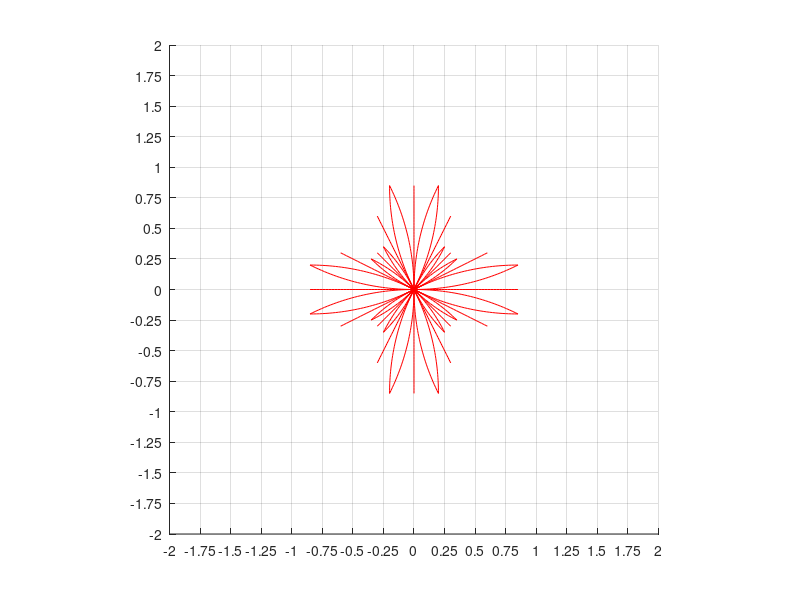

The MATLAB script that drew this image:
function[] = genmprim_unicycle_circular_non_uniform (outfilename)

# Usage:
#        $ octave genmprim.m

% Generates circular motion primitives with min turning radius and saves them into a file.
% For each angle from the list_of_angles array generates a set of 4 forward moving motion primitives 
% and 4 symmetric backward moving motion primitives. 
%
% This function takes one optional argument - 'outfilename', which specifies
% the location of the output file where motion primitives data is saved.
% If this argiment is omitted, the file name is hardcoded.
%
% The script builds the following types of motion primitives with unique ids for each
% angle from the list_of_angles array:
%
% if has_turn_in_place_prims == 0
%
% 1  -  short forward
% 2  -  long forward
% 3  -  forward and turn left
% 4  -  forward and turn right
% 5  -  short backward
% 6  -  long backward
% 7  -  backward and turn left
% 8  -  backward and turn right
%
% if has_turn_in_place_prims == 1
%
% 1  -  short forward
% 2  -  long forward
% 3  -  forward and turn left
% 4  -  forward and turn right
% 5 -   turn in place forward
% 6  -  short backward
% 7  -  long backward
% 8  -  backward and turn left
% 9  -  backward and turn right
% 10 -  turn in place backward
%
%
% Configurarion parameters:
%   resolution                      grid resolution
%   errmin                          max acceptable error for the distance between the endpoint of the motion primitive and the grid node.
%   rmin_m                          min acceptable turning radius im meters
%   xmin                            min x coordinate for the endpoint of the circular motion primitive
%   ymin                            min y coordinate for the endpoint of the circular motion primitive
%   xmax                            max x coordinate for the endpoint of the circular motion primitive
%   ymax                            max y coordinate for the endpoint of the circular motion primitive
%   countmax                        max number of different acceptable (by errmin and rmax) primitives of different lengths to calculate before choosing the best among them. 
%
%   alfa                            the angle satisfying the condition: alfa = atan(0.5)= 26.56505118 degrees, 0.46364761 radians
%   numberofangles                  number of angles for which motion primitives are generated
%   number_of_base_prims_per_angle  number of base (forward moving) primitives per angle
%   numberofbaseangles              number of base angles: 0, alfa and 45
%                                   degrees. All other angles are rotations or reflections of these base angles.
%   has_backward_prims              can be 1 or 0, if 0, backward moving primitives are not generated. 
%   list_if_angles                  list of angles for which sets of motion primitives are built   
%   degrees: 0 26.5651 45.00 63.4349  90.00  116.5651  135.00  153.4349  180.00  206.5651  225.00  243.4349  270.00  296.5651  315.00  333.4349  360.00
%   radians: 0 0.4538 0.7854 1.1170 1.5708 2.0246 2.3562 2.6878 3.1416 3.5954 3.9270  4.2586 4.7124 5.1662 5.4978  5.8294 6.2832
%   
%   Cost multipliers (multiplier is used as costmult*cost)
%   forwardcostmult                 cost multiplier for the forward motion
%   backwardcostmult                cost multiplier for the backward motion
%   forwardandturncostmult          cost multiplier for the forward-and-turn motion
%   backwardandturncostmult         cost multiplier for the backward-and-turn motion
%
% This script prints 3 coordinates for each motion primitive: x, y, theta
%%%%%

fprintf(1, 'genmprim_unicycle_circular_non_uniform\n');

% configuration parameters
resolution =  0.05; %0.025; %0.1; %0.05 
errmin = 0.05; %0.05;
rmin_m = 1.0; %3.0; 
rmin_c = rmin_m/resolution;   
fprintf(1, 'resolution=%f rmin_m=%f meters rmin_c=%f cells errmin=%f\n', resolution, rmin_m, rmin_c, errmin);

if nargin < 1
    %outputFile = 0;
    basefilename = 'non_uniform_';
    outfilename = generate_file_name(basefilename, resolution, rmin_m, errmin);
    fprintf(1, 'outfilename = %s\n', outfilename);
end

xmin = 0; 
ymin = 0; 
xmax = 40; 
ymax = 40;
countmax = 40; 
interm_spacing_m = resolution/2; % Approximate spacing of intermediate poses in meters
interm_spacing_c = interm_spacing_m/resolution;
interm_spacing_rad = 0.05;       % Approximate spacing of intermediate poses in radians
fprintf(1, 'xmin=%f xmax=%f ymin=%f ymax=%f\n', xmin, xmax, ymin, ymax);
fprintf(1, 'countmax=%d interm_spacing_m=%f meters interm_spacing_rad=%f radians\n', countmax, interm_spacing_m, interm_spacing_rad);

numberofangles = 16; 
%number_of_base_prims_per_angle = 4;
%max_number_of_prims_per_angle = 8;
numberofbaseangles = 3;                                 % 0, alfa and 45 degrees
has_backward_prims = 0;
has_turn_in_place_prims = 1;
number_of_base_prims_per_angle = 4 + has_turn_in_place_prims;
max_number_of_prims_per_angle = 2 * number_of_base_prims_per_angle; %this is only needed for arrays memory allocations
numberofprimsperangle = (1 + has_backward_prims) * number_of_base_prims_per_angle; % This is the total number of primitives per angle

totalnumberofprimitives = numberofprimsperangle*numberofangles;
fprintf(1, 'numberofangles=%d number_of_base_prims_per_angle=%d\n', numberofangles, number_of_base_prims_per_angle);
fprintf(1, 'has_backward_prims=%d\n', has_backward_prims);
fprintf(1, 'has_turn_in_place_prims=%d\n', has_turn_in_place_prims);
fprintf(1, 'numberofprimsperangle=%d totalnumberofprimitives=%d\n', numberofprimsperangle, totalnumberofprimitives);

start_x = 0.0;
start_y = 0.0;

%multipliers (multiplier is used as costmult*cost)
forwardcostmult = 1;
backwardcostmult = 5; 
forwardandturncostmult = 3;
backwardandturncostmult = 3;
turninplacecostmult = 1;

costmult = []
if (has_turn_in_place_prims)
    costmult = [forwardcostmult, forwardcostmult, forwardandturncostmult, forwardandturncostmult, turninplacecostmult, backwardcostmult, backwardcostmult, backwardandturncostmult, backwardandturncostmult, turninplacecostmult];
else
    costmult = [forwardcostmult, forwardcostmult, forwardandturncostmult, forwardandturncostmult, tbackwardcostmult, backwardcostmult, backwardandturncostmult, backwardandturncostmult];
end;    

% list of angles increments in discrete units for the end pose of the primitive relative to the start pose
prim_angle_increments = [0, 0, 1, -1];

alfa = 26.56505118; 
alfa1 = alfa*100000000;
beta = 90 - alfa;
beta1 = beta*100000000;
imax = has_backward_prims + 1;
fprintf(1, 'alfa1=%f beta=%f beta1=%f imax=%d\n', alfa1, beta, beta1, imax);

%list_of_angles (degrees): 0 26.5651 45.00 63.4349  90.00  116.5651  135.00  153.4349  180.00  206.5651  225.00  243.4349  270.00  296.5651  315.00  333.4349  360.00
%list_of_angles (radians): 0 0.4538 0.7854 1.1170 1.5708 2.0246 2.3562 2.6878 3.1416 3.5954 3.9270  4.2586 4.7124 5.1662 5.4978  5.8294 6.2832
fprintf(1, '*******************************\n');
list_of_angles = zeros(1, numberofangles+1);
list_of_angles(1:2:17) = (0:45:360);
list_of_angles([2 6 10 14]) = list_of_angles([1 5 9 13]) + alfa;
list_of_angles([4 8 12 16]) = list_of_angles([5 9 13 17]) - alfa;
list_of_angles
list_of_angles = list_of_angles .* pi/180;
list_of_angles
fprintf(1, '*******************************\n');

fout = fopen(outfilename, 'w');
%write the header
fprintf(fout, 'resolution_m: %f\n', resolution);
fprintf(fout, 'min_turning_radius_m: %f\n', rmin_m);
fprintf(fout, 'numberofangles: %d\n', numberofangles);
for angleind = 1:numberofangles
    fprintf(fout, 'angle:%d %.8f\n', angleind-1, list_of_angles(angleind));
end;
fprintf(fout, 'totalnumberofprimitives: %d\n', totalnumberofprimitives);
     
% Note, what is shown x,y,theta changes (not absolute numbers) x aligned
% with the heading of the robot, angles are positive and counterclockwise
    
% Initialize arrays to store acceptable circular primitives before choosing the best among them. 
% We only need 3 base sets of primitives for angles 0, alfa and 45 degrees.
primdata = zeros(numberofbaseangles, max_number_of_prims_per_angle, countmax, 8); % startx, starty, starttheta, endx, endy, endtheta, tvoverrv, rv
primcount = zeros(numberofbaseangles, max_number_of_prims_per_angle);
basemprimendpts_c = zeros(numberofbaseangles, numberofprimsperangle, 6); % x_c, y_c, theta_c, costmult, tvoverrv, rv
        
% Calculate sets of valid primitives with ids 2,3,4 for base angles 0, alfa and 45 degrees. 
% Primitives with id=1 (short forward) will be calculated by re-scaling primitives with id=2 (long forward).
for angleind=1:3
    for primind=2:4
        if (angleind == 1 && primind == 4)
            gen_base_prims(angleind, primind, xmin, xmax, -ymax, -ymin);
        else
            gen_base_prims(angleind, primind, xmin, xmax, ymin, ymax);
        end;
    end;
end;

fprintf(1, '\n');
fprintf(1, 'find best primitives start:\n');
find_best_prims();

fprintf(1, '\n++++++++++++++++++\n');
fprintf(1, 'start writing primitives to file:\n');
fprintf(1, '\n');

h1f = figure(1);
h1a = axes('parent',h1f);
hold on;

s = 2.0; %0.6;
xxmin = -s;
xxmax = s;
yymin = -s;
yymax = s;
xt = 5*resolution;
yt = 5*resolution;
            
axis equal;
axis([xxmin xxmax yymin yymax]);
%axis([-0.5 0.5 -0.5 0.5]);
set(gca,'XTick', xxmin:xt:xxmax);
set(gca,'YTick',yymin:yt:yymax);
grid on;

primposes = [];
primsamples = [];
primendangle = [];

% Iterate over angles
for angleind = 1:numberofangles 
    fprintf(1, '***************\n');
    fprintf(1, 'angleind=%d\n', angleind-1); 

    currentangle = list_of_angles(angleind);
    currentangle_36000int = round(currentangle*18000000000/pi);
            
    fprintf(1, '--------------------\n');
    fprintf(1, 'currentangle=%f currentangle_36000int=%d\n', currentangle, currentangle_36000int); 

    numofsamples0 = zeros(numberofprimsperangle);
    endPoses_c = zeros(numberofprimsperangle, 3); % x_c, y_c, theta_c
    turningradiuses = zeros(numberofprimsperangle);
    intermposes_m = [];
    intermcells_m_orig = []; %zeros(numofsamples, 3); %x,y,theta
    
    for primind = 1:numberofprimsperangle %number_of_base_prims_per_angle %[1,3,4] 
        
        fprintf(1, '+++++++++++++++++++++++++++\n');
        fprintf(1, 'primind=%d\n', primind-1);
        
        %compute which template to use
        if (rem(currentangle_36000int, 9000000000) == 0)
            mprimendpts_c = basemprimendpts_c(1, primind,:);
            angle = currentangle;
            turning_radius = mprimendpts_c(5);
            rvel = mprimendpts_c(6);
            fprintf(1, '0000  angle=%f\n', angle);
        elseif (rem(currentangle_36000int, 4500000000) == 0)
            mprimendpts_c =  basemprimendpts_c(3, primind,:); 
            angle = currentangle - 45*pi/180;
            turning_radius = mprimendpts_c(5);
            rvel = mprimendpts_c(6);
            fprintf(1, '4500 angle=%f\n', angle);
        elseif (rem(currentangle_36000int-beta1, 9000000000) == 0) %6400
            mprimendpts_c =  basemprimendpts_c(2, primind,:); 
            mprimendpts_c(1) =  basemprimendpts_c(2, primind,2); %reeverse x and y
            mprimendpts_c(2) =  basemprimendpts_c(2, primind,1); 
            mprimendpts_c(3) =  -basemprimendpts_c(2, primind,3); %reverse the angle as well
            angle = currentangle - beta*pi/180;
            turning_radius = -mprimendpts_c(5);
            rvel = -mprimendpts_c(6);
            fprintf(1, '90-alfa angle=%f\n', angle); 
        elseif (rem(currentangle_36000int-alfa1, 9000000000) == 0)
            mprimendpts_c =  basemprimendpts_c(2, primind,:);
            angle = currentangle - alfa*pi/180;
            turning_radius = mprimendpts_c(5);
            rvel = mprimendpts_c(6);
            fprintf(1, 'alfa angle=%f\n', angle);
        else
            fprintf(1, 'ERROR: invalid angular resolution. angle = %d\n', currentangle_36000int);
            return;
        end;
        
        [res, turning_radius_center] = generate_intermediate_poses(angleind, primind, currentangle, angle, rvel, turning_radius, mprimendpts_c);
            
        for ii = 1:numofsamples   
                intermposes_m(primind, ii, :) = [intermcells_m(primind,ii,1)*resolution intermcells_m(primind,ii,2)*resolution intermcells_m(primind,ii,3)];  % x, y, theta
                %intermposes_m_orig(primind, iind, :) = [sgn*intermcells_m_orig(iind,1) sgn*intermcells_m_orig(iind,2) intermcells_m(iind,3)];  % x, y, theta
                primposes(angleind, primind, ii, :) = intermposes_m(primind, ii, :);
        end;
        %pause;
        
    end; %for primind = 1:numberofprimsperangle
    
    %output to the mprim file and plot
    for primind = 1:numberofprimsperangle 
            fprintf(fout, 'primID: %d\n', primind-1);
            fprintf(fout, 'startangle_c: %d\n', angleind-1);
            fprintf(fout, 'endpose_c: %d %d %d\n', endPoses_c(primind,1), endPoses_c(primind,2), endPoses_c(primind,3));
                      
            additionalcostmult = costmult(primind);
            
            fprintf(fout, 'additionalactioncostmult: %d\n', additionalcostmult);
            fprintf(fout, 'turning_radius: %.4f\n', turningradiuses(primind));
            
            numofsamples = numofsamples0(primind);
            
            fprintf(fout, 'intermediateposes: %d\n', numofsamples); 
            for interind = 1:numofsamples 
                fprintf(fout, '%.4f %.4f %.4f\n', intermposes_m(primind,interind,1),  intermposes_m(primind,interind,2),  intermposes_m(primind,interind,3));
            end;
            plot(squeeze(intermposes_m(primind, 1:numofsamples, 1)), squeeze(intermposes_m(primind, 1:numofsamples, 2)), 'r');
       
            dl = 0.0;
            if (primind == 3)
                dl = 0.05;
            elseif (primind == 4) 
                dl = -0.05;
            end;
            slabel = [int2str(angleind), '-', int2str(primind)];
            %text(intermposes_m(primind,numofsamples,1)+dl, intermposes_m(primind,numofsamples,2)+dl, slabel); 
            
    end; %primid
    %pause;
end; %angleid

%%%%%%%%%%%%%%%%%%%%%%%******************************

fprintf(1, '!!!!!!!!!!!!!!!!!!!!!!!!!!!!!!!!!!!!!!!!!\n');
fclose('all');

function[] = gen_base_prims(angle_ind, prim_ind, xmin0, xmax0, ymin0, ymax0)
  
    fprintf(1, '\ngen_base_prims: angle_ind=%d prim_ind=%d\n', angle_ind, prim_ind);
    angle_incr = prim_angle_increments(prim_ind);
    start_theta = list_of_angles(angle_ind);
    if (angle_ind == 1 && angle_incr == -1)
        end_theta = -list_of_angles(2); 
    else
        end_theta = list_of_angles(angle_ind + angle_incr); 
    end;

    for i=1:imax
        count = 0; 
        if (i == 1)
            xmn0 = xmin0;
            xmx0 = xmax0;
            ymn0 = ymin0;
            ymx0 = ymax0;
            prm_ind = prim_ind;
        else
            xmn0 = -xmax0;
            xmx0 = -xmin0;
            ymn0 = -ymax0;
            ymx0 = -ymin0;
            prm_ind = prim_ind + number_of_base_prims_per_angle;   %4;
        end;
        basemprimendpts_c(angle_ind, prm_ind, 3) = angle_incr;
      
        fprintf(1, '\nangle_ind=%d prm_ind=%d\n', angle_ind, prm_ind);
        fprintf(1, 'start_theta=%f end_theta=%f basemprimendpts_c(3)=%f angle_incr=%d\n', start_theta, end_theta, basemprimendpts_c(angle_ind,prim_ind,3), angle_incr);
        
        %fprintf(1,'xmn0=%f xmx0=%f\n', xmn0,xmx0);
        %fprintf(1,'ymn0=%f ymx0=%f\n', ymn0,ymx0);
        
        for endx_c = xmn0:xmx0
            for endy_c = ymn0:ymx0
                prim_endx_c = endx_c;
                prim_endy_c = endy_c;

                if (prim_ind == 3 || prim_ind == 4)
                    R = [sin(end_theta) - sin(start_theta); cos(start_theta) - cos(end_theta)];
                    RT = R';
                    B = [prim_endx_c - start_x; prim_endy_c - start_y];
                    tvoverrv = pinv(RT*R)*RT*B;
                    if (abs(tvoverrv) < rmin_c) 
                        continue;
                    end;

                    rv = end_theta - start_theta;
                    tv = rv*tvoverrv;
                    err = abs(R*tvoverrv - B);
                    errxy = norm(err); 

                    if (errxy < errmin)    
                        fprintf(1, 'count=%d endx_c=%d endy_c=%d errxy=%f tvoverrv=%f rv=%f tv=%f prim_endx_c=%f prim_endy_c=%f\n', count, endx_c, endy_c, errxy, tvoverrv, rv, tv, prim_endx_c, prim_endy_c);
                    end
                else
                    yy = prim_endx_c*tan(end_theta);
                    errxy = abs(prim_endy_c - yy);
                    tvoverrv = sqrt(prim_endx_c*prim_endx_c + yy*yy);
                    rv = 0.0;
                    tv = tvoverrv;
    %                 if (errxy < 2*errmin) 
    %                     fprintf(1, 'count=%d endx_c=%d endy_c=%d errxy=%f tvoverrv=%f rv=%f tv=%f prim_endx_c=%f prim_endy_c=%f\n', count, endx_c, endy_c, errxy, tvoverrv, rv, tv, prim_endx_c, prim_endy_c);
    %                 end
                end; 

                if (errxy > errmin) 
                     continue;
                end;

                if (count+1 > countmax) 
                    fprintf(1, 'endy: count = %d, countmax = %d\n', count, countmax);
                    break;
                end;
                count = count + 1;
                
                primdata(angle_ind, prm_ind, count, 1) = start_x;
                primdata(angle_ind, prm_ind, count, 2) = start_y;
                primdata(angle_ind, prm_ind, count, 3) = start_theta;
                primdata(angle_ind, prm_ind, count, 4) = prim_endx_c;
                primdata(angle_ind, prm_ind, count, 5) = prim_endy_c;
                primdata(angle_ind, prm_ind, count, 6) = end_theta;
                primdata(angle_ind, prm_ind, count, 7) = tvoverrv;
                primdata(angle_ind, prm_ind, count, 8) = rv;
                %pause;
            end; %for end_y

            if (count+1 > countmax) 
                fprintf(1, 'endx: count = %d, countmax = %d\n', count, countmax);
                break;
            end;

        end; %for end_x
        primcount(angle_ind, prm_ind) = count;
        fprintf(1, 'count=%f\n', primcount(angle_ind, prm_ind));
        
    end %for i=1:imax
end

function[] = find_best_prims()
    % First find the motion primitive for angle_ind = 1 and prim_ind = 4
    % with minimal turning radius among selected set of primitives that
    % satisfy the given min turning radius and epsilon conditions.
    
    [rmin0, countmin] = min(abs(primdata(1, 4, 1:primcount(1, 4), 7)));
    fprintf(1, 'countmin=%f rmin0=%f\n', countmin, rmin0);
   
    %Iterate over all saved motion primitives for all angles and for each
    %angle find a set of primitives with turning radius closest to the min radius found above. 
    
    rrm = rmin0;
    %rrm = 30.0;
    %rad = [];
    
    for angle_id=1:numberofbaseangles
    
        fprintf(1, '*************  angle_id=%f  *********\n', angle_id);
    
        i1 = number_of_base_prims_per_angle + 3;  %7;
        i2 = number_of_base_prims_per_angle + 4;  %8;
        
        for prim_ind = [3,4,i1,i2] %4:-1:3
            if (has_backward_prims == 0 && prim_ind > number_of_base_prims_per_angle)  %>4
                continue;
            end
                        
            fprintf(1, '-------------  prim_ind=%f  -----------\n', prim_ind);  
                        
%            [dmin, countmin] = min(abs(abs(primdata(angle_id, prim_ind, 1:primcount(angle_id, prim_ind), 7)) - rmin0));
%              if (angle_id == 1)
%                  rrm = rmin0;
%              elseif (prim_ind == 3)
%                  rrm = rad(angle_id, 4);
%              else
%                  rrm = rad(angle_id-1, 3);
%              end;
             fprintf(1, 'rrm=%f\n', rrm);
             
             fprintf(1, 'primcount(angle_id, prim_ind)=%d\n', primcount(angle_id, prim_ind));
            
            [dmin, countmin] = min(abs(abs(primdata(angle_id, prim_ind, 1:primcount(angle_id, prim_ind), 7)) - rrm));
            fprintf(1, 'countmin=%f dmin=%f\n', countmin, dmin);
        
            tvoverrv = primdata(angle_id, prim_ind, countmin, 7);
            %rad(angle_id, prim_ind) = abs(tvoverrv);
            
            rv = primdata(angle_id, prim_ind, countmin, 6) - primdata(angle_id, prim_ind, countmin, 3);
            tv = rv*tvoverrv;
            fprintf(1, 'tvoverrv=%f rv=%f tv=%f\n', tvoverrv, rv, tv);

            basemprimendpts_c(angle_id, prim_ind, 1) = primdata(angle_id, prim_ind, countmin, 4);
            basemprimendpts_c(angle_id, prim_ind, 2) = primdata(angle_id, prim_ind, countmin, 5);
            basemprimendpts_c(angle_id, prim_ind, 5) = primdata(angle_id, prim_ind, countmin, 7);
            basemprimendpts_c(angle_id, prim_ind, 6) = primdata(angle_id, prim_ind, countmin, 8);
            
            fprintf(1, 'basemprimendpts_c=%f %f %f %f %f %f\n', basemprimendpts_c(angle_id, prim_ind, :)); %x, y, angle_incr, costmult,tvoverrv, rv
        end;
           
        for i = 1:imax
            %prim_ind = 2; %long forward
            prim_ind = 2 + (i-1)*number_of_base_prims_per_angle;  %4;
            fprintf(1, '-------------  prim_ind=%f  -----------\n', prim_ind); 
            i1 = prim_ind+1;
            i2 = prim_ind+2;
            
            x = (basemprimendpts_c(angle_id, i1, 1) + basemprimendpts_c(angle_id, i2, 1))/2;
            y = (basemprimendpts_c(angle_id, i1, 2) + basemprimendpts_c(angle_id, i2, 2))/2;
            fprintf(1, 'x=%f y=%f primcount=%d\n', x, y, primcount(angle_id, prim_ind));
        
            [dmin, countmin] = min(sqrt((primdata(angle_id, prim_ind, 1:primcount(angle_id, prim_ind), 4)-x).^2 + (primdata(angle_id, prim_ind, 1:primcount(angle_id, prim_ind), 5)-y).^2));
        
            fprintf(1, 'angle_id=%d prim_ind=%d countmin=%d dmin=%f\n', angle_id, prim_ind, countmin, dmin);
            basemprimendpts_c(angle_id, prim_ind, 1) = primdata(angle_id, prim_ind, countmin, 4);
            basemprimendpts_c(angle_id, prim_ind, 2) = primdata(angle_id, prim_ind, countmin, 5);
            fprintf(1, 'basemprimendpts_c=%f %f %f %f %f %f\n', basemprimendpts_c(angle_id, prim_ind, :));
        
            %prim_ind = 1; %short forward
            i1 = prim_ind;
            prim_ind = prim_ind - 1;
            fprintf(1, '-------------  prim_ind=%f  -----------\n', prim_ind); 
            x = basemprimendpts_c(angle_id, i1, 1);
            y = basemprimendpts_c(angle_id, i1, 2);
            d = nonzero_min(abs(x), abs(y));
            basemprimendpts_c(angle_id, prim_ind, 1) = x/d;
            basemprimendpts_c(angle_id, prim_ind, 2) = y/d; 
            fprintf(1, 'basemprimendpts_c=%f %f %f %f %f %f\n', basemprimendpts_c(angle_id, prim_ind, :));
            
            %prim_ind = 5; %short forward
            if (has_turn_in_place_prims == 1)
                prim_ind = 5 + (i-1)*number_of_base_prims_per_angle;
                fprintf(1, '-------------  prim_ind=%f  -----------\n', prim_ind); 
                basemprimendpts_c(angle_id, prim_ind, 1) = 0.0;
                basemprimendpts_c(angle_id, prim_ind, 2) = 0.0; 
                if (prim_ind == 5)
                    i1 = prim_ind-2;
                else
                    i1 = prim_ind-1;
                end;
                basemprimendpts_c(angle_id, prim_ind, 3) = basemprimendpts_c(angle_id, i1, 3); 
                basemprimendpts_c(angle_id, prim_ind, 5) = 0.0;
                basemprimendpts_c(angle_id, prim_ind, 6) = basemprimendpts_c(angle_id, i1, 6); 
                fprintf(1, 'basemprimendpts_c=%f %f %f %f %f %f\n', basemprimendpts_c(angle_id, prim_ind, :));
            end
        end;
    end;
end

%generate intermediate poses (remember they are w.r.t 0,0 (and not centers of the cells)
function[res, turning_radius_center] = generate_intermediate_poses(angleind, primind, currentangle, angle, rvel, turning_radius, mprimendpts_c)
      
    baseendpose_c = mprimendpts_c(1:3);
    endtheta_c = rem(angleind - 1 + baseendpose_c(3), numberofangles);
   
    fprintf(1,'\n');
    fprintf(1, 'generate_intermediate_poses start\n');
    fprintf(1, 'baseendpose_c: %f %f %f endtheta_c=%d\n', baseendpose_c, endtheta_c); 
    startpt = [0 0 currentangle];
        
    endx_c = round(baseendpose_c(1)*cos(angle) - baseendpose_c(2)*sin(angle));        
    endy_c = round(baseendpose_c(1)*sin(angle) + baseendpose_c(2)*cos(angle));
    if (angleind == 1 && endtheta_c == -1) 
        end_angle = -list_of_angles(2);
    else
        end_angle = list_of_angles(endtheta_c + 1);
    end;
    endpt = [endx_c endy_c end_angle];
        
    dist_m = sqrt(sum((endpt(1:2) - startpt(1:2)).^2));
    dist_rad = abs(currentangle - end_angle);
    fprintf(1, 'currentangle=%f end_angle=%f\n', currentangle, end_angle);

    if (endx_c == 0 && endy_c == 0)
        numofsamples = abs(round(dist_rad/interm_spacing_rad));
    else
        numofsamples = floor(dist_m/interm_spacing_c) + 1;
    end;
    %numofsamples = 1 + max(round(dist_m/interm_spacing_m), abs(round(dist_rad/interm_spacing_rad)));
    fprintf(1, 'endx_c=%f endy_c=%f endtheta_c=%d turning_radius=%f rvel=%f transformation angle=%f end_angle=%f numofsamples=%d dist_m=%f dist_rad=%f\n', endx_c, endy_c, endtheta_c, turning_radius, rvel, angle*180/pi, end_angle, numofsamples, dist_m, dist_rad);
    numofsamples0(primind) = numofsamples;
                  
    if (baseendpose_c(3) == 0) %move forward/backward   
        for iind = 1:numofsamples
            dt = (iind-1)/(numofsamples-1);
            intermcells_m(primind, iind,:) = [startpt(1) + (endpt(1) - startpt(1))*dt ...
                                    startpt(2) + (endpt(2) - startpt(2))*dt ...
                                    rem(startpt(3) + (endpt(3) - startpt(3))*dt, 2*pi)];
        end;   
        res = correct_poses();
        turning_radius_center = 0.0;
    elseif (endx_c == 0 && endy_c == 0) %turn in place
         for iind = 1:numofsamples
            dt = (iind-1)/(numofsamples-1);
            dtheta = rvel*dt + startpt(3);
            intermcells_m(primind, iind,:) = [0.0 0.0 dtheta];
         end;
         res = correct_poses();
         turning_radius_center = 0.0;
    else
        for iind = 1:numofsamples  
            dt = (iind-1)/(numofsamples-1);
      
            dtheta = rvel*dt + startpt(3);              
            x = startpt(1) + turning_radius*(sin(dtheta) - sin(startpt(3)));
            y = startpt(2) + turning_radius*(cos(startpt(3)) - cos(dtheta));
            intermcells_m(primind, iind,:)  = [x y dtheta];
%             fprintf(1, 'iind=%d dt=%f x=%f y=%f dtheta=%f %f %f\n', iind, dt, intermcells_m(iind,1), intermcells_m(iind,2), dtheta, x, y);
        end;     
        res = correct_poses();
        [turning_radius_center, arc_len_m, turn_angle] = average_turning_radius();
    end; 
    %pause;
      
    k = primind;
    endPoses_c(k, :) =  [round(endx_c) round(endy_c) round(endtheta_c)]; 
    turningradiuses(k) = turning_radius*resolution;
    turningradiuses_center(k) = turning_radius_center;

    primsamples(angleind, k) = numofsamples;
    primendangle(angleind, k) = endtheta_c;
    %pause;
    
    function[turn_rad_aver, arc_len_m, turn_angle] = average_turning_radius()
        
        turn_angle = 0.0;
        turn_rad_aver = 0.0;
        arc_len_m = 0.0;
        for ind = 1:numofsamples 
            if (ind > 1)
                dx = intermcells_m(primind, ind,1) - intermcells_m(primind, ind-1,1);
                dy = intermcells_m(primind, ind,2) - intermcells_m(primind, ind-1,2);
                ds = sqrt(dx*dx + dy*dy);
                dth = (intermcells_m(primind, ind,3) - intermcells_m(primind, ind-1,3));
                arc_len_m = arc_len_m + ds;
                turn_angle = turn_angle + dth;
                turn_rad = ds/dth;
                turn_rad_aver = turn_rad_aver + abs(turn_rad);
                %fprintf(1, 'ind=%d ds=%f dth=%f turn_rad=%f\n', ind, ds, dth, turn_rad);
            end;
        end
        turn_rad_aver = turn_rad_aver/(numofsamples - 1);
        turn_angle = abs(turn_angle);
        fprintf('arc_len_m = %f turn_angle = %f turn_rad_aver = %f\n', arc_len_m, turn_angle, turn_rad_aver);
    end
        
    %correct intermediate poses using interpolation to place the end point of the motion primitive exactly to the grid node.
    function[status] = correct_poses()
        
        status = true;
        %error = [endpt(1) - intermcells_m(primind, numofsamples,1) endpt(2) - intermcells_m(primind, numofsamples,2) endpt(3) - intermcells_m(primind, numofsamples,3)];
        errx = endpt(1) - intermcells_m(primind, numofsamples,1);
        erry = endpt(2) - intermcells_m(primind, numofsamples,2);
        errth = endpt(3) - intermcells_m(primind, numofsamples,3);
        
        fprintf(1, '********************\n');
        fprintf(1, 'correction:\n');
        fprintf(1,'numofsamples = %d\n', numofsamples);
        fprintf(1, 'startpt(1)=%f startpt(2)=%f startpt(3)=%f\n', startpt(1), startpt(2), startpt(3));
        fprintf(1, 'endpt(1)=%f endpt(2)=%f endpt(3)=%f\n', endpt(1), endpt(2), endpt(3));
        fprintf(1, 'mprimendpts_c(1)=%f mprimendpts_c(2)=%f mprimendpts_c(3)=%f\n', mprimendpts_c(1), mprimendpts_c(2), mprimendpts_c(3));
        
        fprintf(1, 'error: dx %f dy %f dtheta %f\n', errx, erry, errth);
        
        R0 = [sin(end_angle) - sin(startpt(3)); cos(startpt(3)) - cos(end_angle)];
        RT0 = R0';
        B0 = [endpt(1) - start_x; endpt(2) - start_y];
        tr = abs(pinv(RT0*R0)*RT0*B0);
        fprintf(1, 'tr = %f\n', tr);
    
        if (tr > 0 && tr < rmin_m) 
            fprintf(1, 'WARNING: After interpolation turning radius is less than the specified min!\n');
            status = false;
        end;
                
        interpfactor = 0:1/(numofsamples-1):1;
        
        %save original motion for display purposes only
        for i=1:numofsamples
            intermcells_m_orig(primind, i,1) = intermcells_m(primind, i,1); 
            intermcells_m_orig(primind, i,2) = intermcells_m(primind, i,2); 
            intermcells_m_orig(primind, i,3) = intermcells_m(primind, i,3); 
        end;
                
        %correct intermideate poses using interpolation
        for i=1:numofsamples
            intermcells_m(primind, i,1) = intermcells_m(primind, i,1) + errx*interpfactor(i);
            intermcells_m(primind, i,2) = intermcells_m(primind, i,2) + erry*interpfactor(i);
        end;
    end
end

function d = nonzero_min(x,y)
    if (x == 0)
        d = y;
    elseif (y == 0)
        d = x;
    else
        d = min(x, y);
    end;
end

function[x1,y1,theta1] = rotate(x,y,theta,theta0)
	x1 = x * cos(theta0) - y * sin(theta0);
	y1 = x * sin(theta0) + y * cos(theta0);
    
    r = [cos(theta/2), 0.0, 0.0, sin(theta/2)];
	q = [cos(theta0/2), 0.0, 0.0, sin(theta0/2)];
	
	f(1) = (r(1) * q(1)) - (r(2) * q(2)) - (r(3) * q(3)) - (r(4) * q(4));
	f(2) = (r(1) * q(2)) + (r(2) * q(1)) - (r(3) * q(4)) + (r(4) * q(3));
	f(3) = (r(1) * q(3)) + (r(2) * q(4)) + (r(3) * q(1)) - (r(4) * q(2));
	f(4) = (r(1) * q(4)) - (r(2) * q(3)) + (r(3) * q(2)) + (r(4) * q(1));
    theta1 = 2*atan2(f(4), f(1));
end

function[x1,y1,theta1] = rotate_clockwise(x,y,theta,theta0)
	   
    r = [cos(theta/2), 0.0, 0.0, sin(theta/2)];
	q = [cos(theta0/2), 0.0, 0.0, sin(theta0/2)];
    q(4) = -q(4);
    theta00 = 2*atan2(q(4), q(1));
    
    x1 = x * cos(theta00) - y * sin(theta00);
	y1 = x * sin(theta00) + y * cos(theta00);
    	
	f(1) = (r(1) * q(1)) - (r(2) * q(2)) - (r(3) * q(3)) - (r(4) * q(4));
	f(2) = (r(1) * q(2)) + (r(2) * q(1)) - (r(3) * q(4)) + (r(4) * q(3));
	f(3) = (r(1) * q(3)) + (r(2) * q(4)) + (r(3) * q(1)) - (r(4) * q(2));
	f(4) = (r(1) * q(4)) - (r(2) * q(3)) + (r(3) * q(2)) + (r(4) * q(1));
    theta1 = 2*atan2(f(4), f(1));
end

function[x1,y1,theta1] = add_origin_and_turn(x,y,theta, x0,y0,theta0)
	[x1,y1,theta1] = rotate(x,y,theta,theta0);
	x1 = x1 + x0;
	y1 = y1 + y0;
end

function[x1,y1,theta1] = remove_origin_and_turn(x,y,theta, x0,y0,theta0)
   	x2 = x - x0;
	y2 = y - y0;
    [x1,y1,theta1] = rotate_clockwise(x2,y2,theta,theta0);
end

function[x2,y2,theta2] = transform(x0, y0, theta0, start_theta)
    [x1,y1,theta1] = add_origin_and_turn(1.0,0.0,0.0, x0,y0,theta0);
    x2 = x1 - cos(start_theta);
    y2 = y1 - sin(start_theta);
    theta2 = theta1;
end

function[outfilename] = generate_file_name(base_name, res, rmin_m, errmin)
    res_s = num2str(res, 2);
    res_s = strrep(res_s, '.', '');
    rmin_s = num2str(rmin_m, 2);
    rmin_s = strrep(rmin_s, '.', '');
    err_s = num2str(errmin, 2);
    err_s = strrep(err_s, '.', '');
    outfilename1 = strcat(base_name, 'res');
    outfilename2 = strcat(outfilename1, res_s);
    outfilename1 = strcat(outfilename2, '_rad');
    outfilename2 = strcat(outfilename1, rmin_s);
    outfilename1 = strcat(outfilename2, '_err');
    outfilename2 = strcat(outfilename1, err_s);
    outfilename = strcat(outfilename2, '.mprim');
end

end